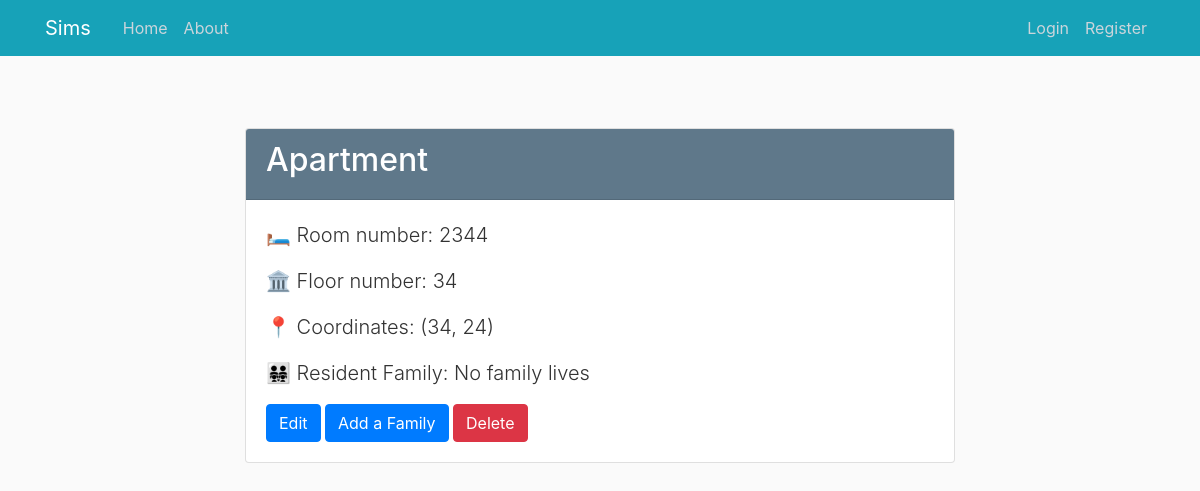
The app's page /house/1, older data.
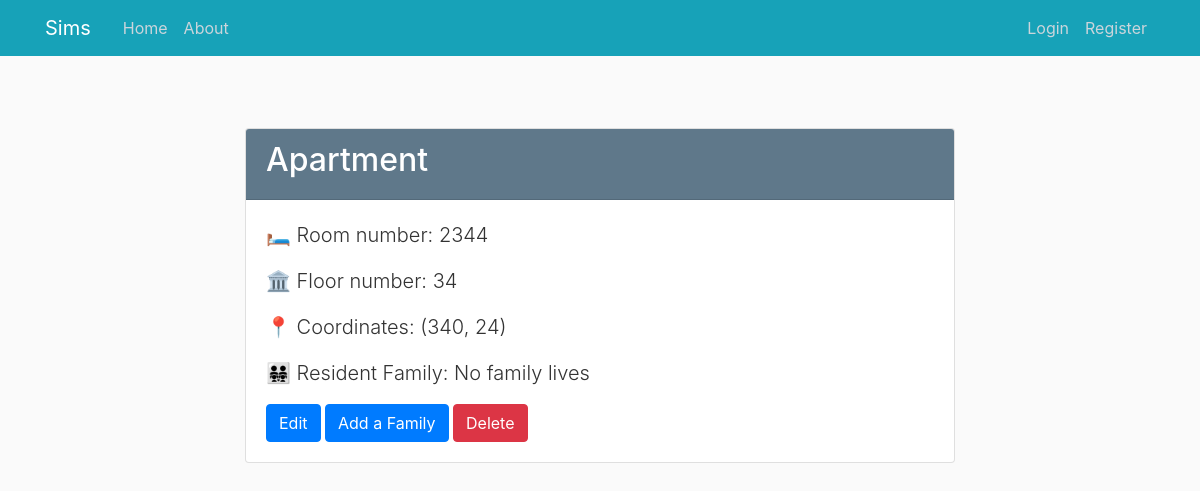
The same page, newer data.
### sims/models.py (models this page shows, shortened)
class House(db.Model):
    id = db.Column(db.Integer, primary_key=True)
    type = db.Column(db.Enum(HouseType), nullable=False)
    room_number = db.Column(db.Integer, nullable=False, default=1)
    floor_number = db.Column(db.Integer, nullable=False, default=1)
    x_coordinate = db.Column(db.Integer, nullable=False, default=0)
    y_coordinate = db.Column(db.Integer, nullable=False, default=0)
    family_id = db.Column(db.Integer, db.ForeignKey('family.id'))

### sims/houses/routes.py (the view)
@houses.route("/house/<int:house_id>")
def house(house_id):
    house = House.query.get_or_404(house_id)
    family = Family.query.get(house.family_id)
    return render_template('houses/house.html', house=house, family=family)

### sims/templates/houses/house.html (shortened to what this page needs)
{% extends "layout.html" %}
{% block content %}
    <div class="container mt-5">
        <div class="row justify-content-center">
            <div class="col-md-8">
                <div class="card">
                    <div class="card-header bg-steel text-white">
                        <h2 class="text-white">{{ house.type.value }}</h2>
                    </div>
                    <div class="card-body">
                        <p class="lead">🛏️ Room number: {{ house.room_number }}</p>
                        <p class="lead">🏛️ Floor number: {{ house.floor_number }}</p>
                        <p class="lead">📍 Coordinates: ({{ house.x_coordinate }}, {{ house.y_coordinate }})</p>
                        {% if family %}
                            <p class="lead">👨‍👨‍👧‍👧 Resident Family: {{ family.name }}</p>
                        {% else %}
                            <p class="lead">👨‍👨‍👧‍👧 Resident Family: No family lives</p>
                        {% endif %}
                        <div class="mt-3">
                            <a href="{{ url_for('houses.update_house', house_id=house.id) }}" class="btn btn-primary">Edit</a>
                            <a href="{{ url_for('families.families_house', house_id=house.id) }}"
                               class="btn btn-primary">Add a Family</a>
                            <button class="btn btn-danger" id="deleteBtn" data-toggle="modal"
                                    data-target="#deleteModal">Delete
                            </button>
                        </div>
                    </div>
                </div>
            </div>
        </div>
    </div>
{% endblock content %}

Row changes from the older to the newer data that the page shows:
changed House "Apartment": x_coordinate "34" → "340"
